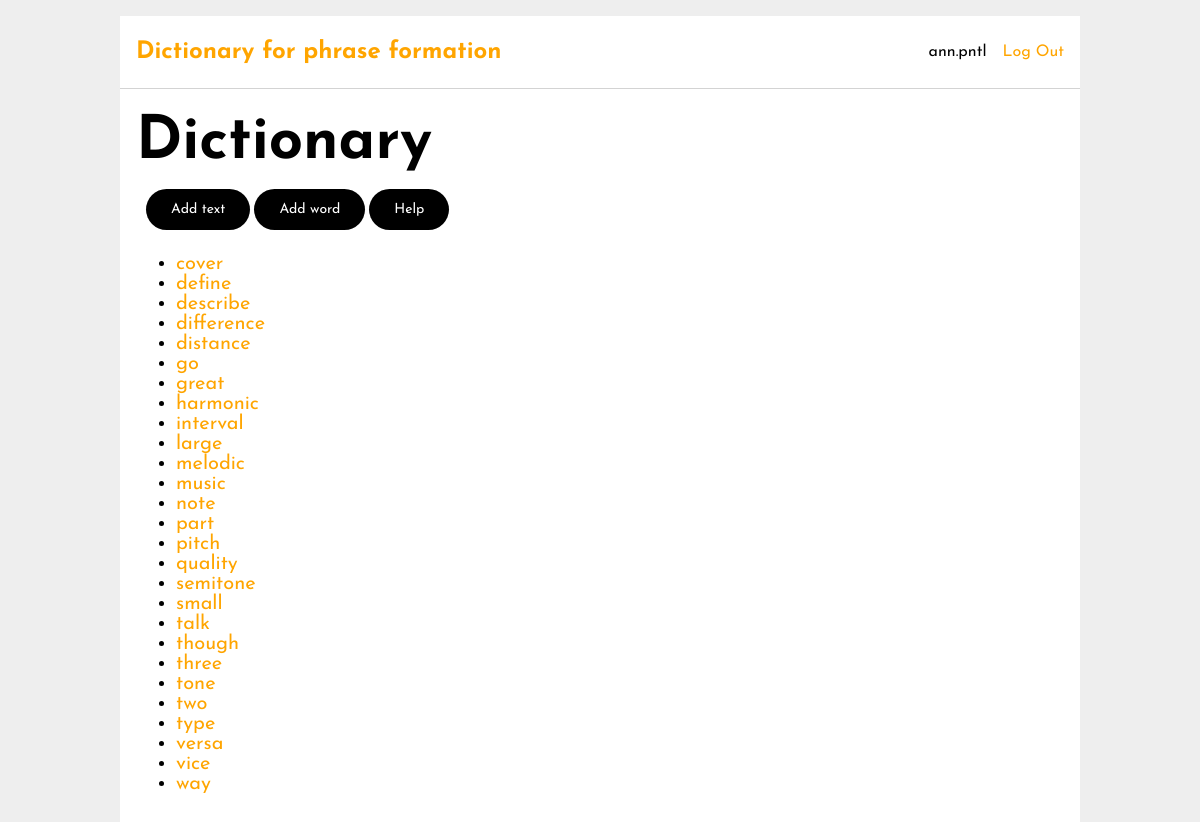
Screenshot of / (signed in) with the database file from the repository.
### tables this page shows
CREATE TABLE user (
  id INTEGER PRIMARY KEY AUTOINCREMENT,
  username TEXT UNIQUE NOT NULL,
  password TEXT NOT NULL
);

CREATE TABLE word (
  id INTEGER PRIMARY KEY AUTOINCREMENT,
  name TEXT UNIQUE NOT NULL,
  user_id INTEGER NOT NULL,
  FOREIGN KEY (user_id) REFERENCES user (id),
  unique (name)
);

### dictionary/dict.py (the view)
@bp.route("/")
def index():
    db = get_db()
    words = db.execute(
        "SELECT word.id, word.name FROM word ORDER BY word.name "
    ).fetchall()
    return render_template("dictionary/dictionary.html", words=words)

### dictionary/auth.py (called while the page is built)
@bp.before_app_request
def load_logged_in_user():
    user_id = session.get('user_id')
    if user_id is None:
        g.user = None
    else:
        g.user = get_db().execute(
            'SELECT * FROM user WHERE id = ?', (user_id,)
        ).fetchone()

### dictionary/db.py (called while the page is built)
def get_db():
    if "db" not in g:
        g.db = sqlite3.connect(
            current_app.config["DATABASE"], detect_types=sqlite3.PARSE_DECLTYPES
        )
        g.db.row_factory = sqlite3.Row
    return g.db

### dictionary/templates/dictionary/dictionary.html (shortened to what this page needs)
{% extends 'base.html' %}
{% block header %}
    <h1>{% block title %}Dictionary{% endblock %}</h1>
{% endblock %}
{% block buttons %}
    <ul>
        <li><a href="{{ url_for('dict.add_from_text') }}" class="button">Add text</a></li>
        <li><a href="{{ url_for('dict.add_word') }}" class="button">Add word</a></li>
        <li>
            <div class="popup" onclick="myFunction()">Help
            </div>
        </li>
    </ul>
{% endblock %}
{% block content %}
    <ul class="word">
        {% for word in words %}
            <li><a href="{{ url_for('dict.view_word', word_id=word['id']) }}" class="link">{{ word['name'] }}</a></li>
        {% endfor %}
    </ul>
{% endblock %}

### dictionary/templates/base.html (shortened to what this page needs)
<!doctype html>
<link rel="stylesheet" href="{{ url_for('static', filename='style.css') }}">
<nav>
  <h1><a href="{{ url_for('index') }}">Dictionary for phrase formation</a></h1>
  <ul>
    {% if g.user %}
      <li><span>{{ g.user['username'] }}</span>
      <li><a href="{{ url_for('auth.logout') }}" class="link">Log Out</a>
    {% else %}
      <li><a href="{{ url_for('auth.register') }}" class="link">Register</a>
      <li><a href="{{ url_for('auth.login') }}" class="link">Log In</a>
    {% endif %}
  </ul>
</nav>
<hr>
<section class="content">
  <header>
    {% block header %}{% endblock %}
  </header>
  <nav>
      {% block buttons %}{% endblock %}
  </nav>
  {% block content %}{% endblock %}
</section>

### dictionary/static/style.css (style rules this page uses)
h1, h2, h3, h4, h5, h6 { color: #000000; margin: 1rem 0; }
a { color: orange; text-decoration: none !important; }
hr { border: none; border-top: 1px solid lightgray; }
nav { background: white; display: flex; align-items: center; padding: 0 0.5rem; padding-top: 0.5rem; }
nav h1 { flex: auto; }
nav h1 a { text-decoration: none; padding: 0.25rem 0.5rem; }
nav ul { display: flex; list-style: none; margin: 0; padding: 0; }
nav ul li a, nav ul li span, header .action { display: block; padding: 0.5rem; }
.content { padding: 0 1rem 1rem; font-size: 20px; }
.content > header { display: flex; align-items: flex-end; }
.content > header h1 { flex: auto; margin: 1rem 0 0.25rem 0; font-size: 3em; }
.button { background-color: #000000; border: none; color: white; padding: 13px 25px; text-align: center; text-decoration: none; display: inline-block; font-size: 14px; margin: 4px 2px; cursor: pointer; border-radius: 38px; transition-duration: 0.4s; }
a.link { text-decoration: none !important; }
.popup { background-color: #000000; border: none; color: white; padding: 13px 25px; text-align: center; text-decoration: none; position: relative; display: inline-block; cursor: pointer; font-size: 14px; margin: 4px 2px; border-radius: 38px; transition-duration: 0.4s; -webkit-user-select: none; -moz-user-select: none; -ms-user-select: none; user-select: none; }

### rows the page displays
user: user.username "ann.pntl"
word: name "cover"
word: name "define"
word: name "describe"
word: name "difference"
word: name "distance"
word: name "go"
word: name "great"
word: name "harmonic"
word: name "interval"
word: name "large"
word: name "melodic"
word: name "music"
word: name "note"
word: name "part"
word: name "pitch"
word: name "quality"
word: name "semitone"
word: name "small"
word: name "talk"
word: name "though"
word: name "three"
word: name "tone"
word: name "two"
word: name "type"
word: name "versa"
word: name "vice"
word: name "way"
